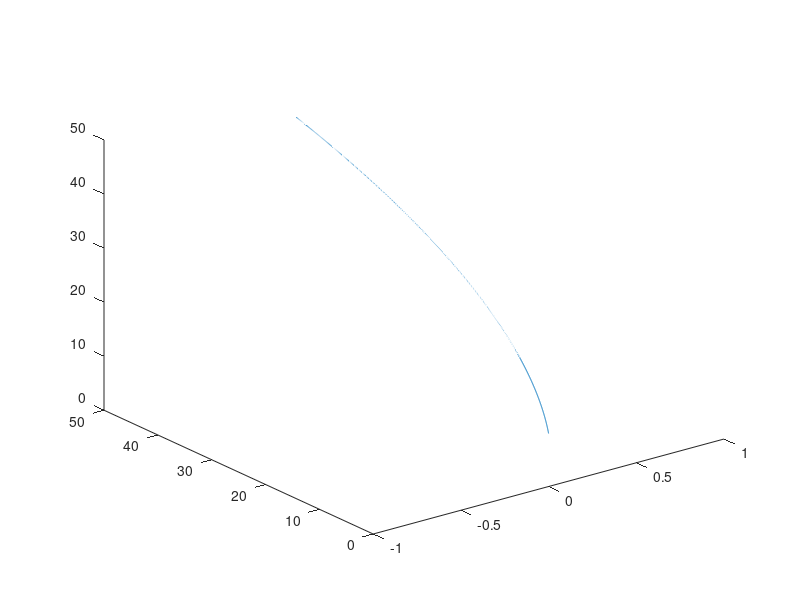

The MATLAB source for this figure:
clear all
s = 1000;
g(1:s) = 9.82;
m(1:s) = 1;
r = 0.5;
A = pi*r^2;
p = 1.2;

h0(1:s) = 0;
hf = linspace(0, 1, s);
theta = linspace(0, 0, s);
phi = linspace(0, 45, s);

T  = (p*A*4*g.*(hf-h0) + m.*g)./(cosd(theta).*cosd(phi))
Tx = sqrt(-abs(T).^2.*cosd(theta).^2.*(1-1./(cosd(theta).^2)))
Ty = abs(T).*cosd(theta).*sind(phi)
Tz = abs(T).*cosd(theta).*cosd(phi)

%ratio = theta/phi;
%Tphi = T/(1 + ratio)
%Ttheta = ratio*Tphi

plot3(Tx, Ty, Tz)

% if theta == 0 && phi == 0
%     T1 = Tz/4
%     T2 = -Tz/4
%     T3 = -Tz/4
%     T4 = Tz/4
% elseif phi == 0
%     if theta > 0 && theta < 90
%         T1 = Tz/4
%         T2 = -Tz/4
%         T3 = -Tz/4
%         T4 = (T - Tz)+(Tz/4)
%     elseif theta < 0 && theta > -90
%         T1 = Tz/4
%         T2 = -Tz/4
%         T3 = -Tz/4
%         T4 = (T - Tz)+(Tz/4)
%     end
% elseif theta == 0
%     if phi > 0 && phi < 90
%         T1 = Tz/4
%         T2 = -(T - Tz)+(Tz/4)
%         T3 = -Tz/4
%         T4 = Tz/4
%     elseif phi < 0 && phi > -90
%         T1 = Tz/4
%         T2 = -(T - Tz)+(Tz/4)
%         T3 = -Tz/4
%         T4 = Tz/4
%     end
% end

